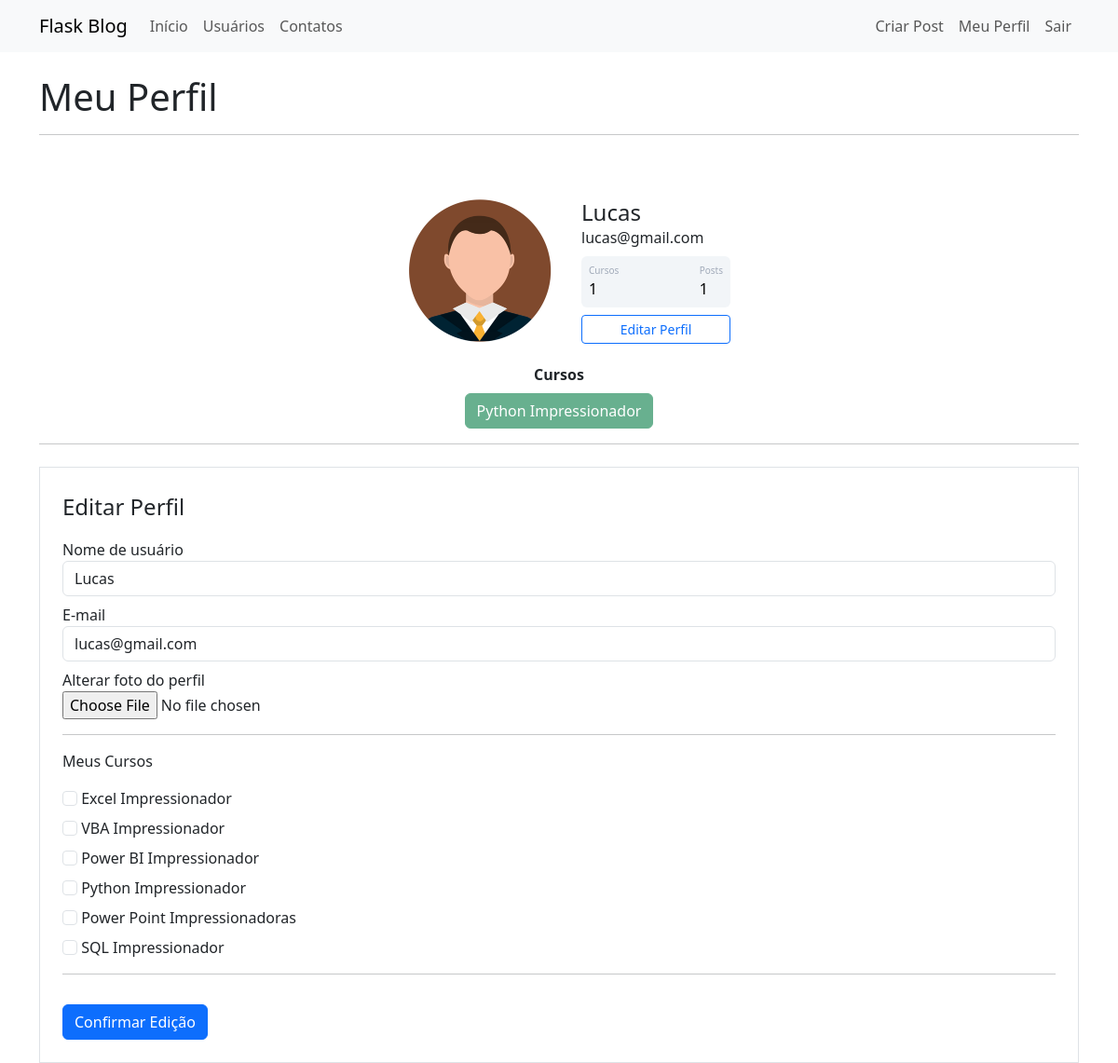
/perfil/editar (signed in), run on the app's committed database.
### webblog/models.py (models this page shows)
class Usuario(database.Model, UserMixin):
    id = database.Column(database.Integer, primary_key=True)
    username = database.Column(database.String, nullable=False)  # campo não pode ser vazio, preenchimento obrigatório
    email = database.Column(database.String, nullable=False, unique=True)  # campo deve ser único
    senha = database.Column(database.String, nullable=False)
    cursos = database.Column(database.String, nullable=False, default='Não informado')
    foto_perfil = database.Column(database.String, nullable=False, default='default.jpg')
    posts = database.relationship('Post', backref='autor', lazy=True)
    def contar_posts(self):
        return len(self.posts)  # retorna como resposta a quantidade que o usuário tem de posts

### webblog/routes.py (the view, shortened to what this page needs)
@app.route('/perfil/editar', methods=['GET', 'POST'])
@login_required
def editar_perfil():
    form = FormEditarPerfil()
    if request.method == "GET":
        form.username.data = current_user.username
        form.email.data = current_user.email
    foto_perfil = url_for('static', filename=f'fotos_perfil/{current_user.foto_perfil}')
    return render_template('editarperfil.html', foto_perfil=foto_perfil, form=form)

### webblog/forms.py (shortened to what this page needs)
class FormEditarPerfil(FlaskForm):
    username = StringField('Nome de usuário', validators=[DataRequired()])
    email = StringField('E-mail', validators=[DataRequired(), Email()])
    foto_perfil = FileField('Alterar foto do perfil', validators=[FileAllowed(['jpg', 'png', 'jpeg'])])
    curso_excel = BooleanField('Excel Impressionador')
    curso_vba = BooleanField('VBA Impressionador')
    curso_powerbi = BooleanField('Power BI Impressionador')
    curso_python = BooleanField('Python Impressionador')
    curso_ppt = BooleanField('Power Point Impressionadoras')
    curso_sql = BooleanField('SQL Impressionador')
    botao_submit_editar_perfil = SubmitField('Confirmar Edição')

### webblog/models.py (called while the page is built)
@login_manager.user_loader  # decorator para informar ao login manager que a função abaixo retorna o ID de usuario
def load_usuario(id_usuario):  # função para validação de usuário durante o login
    return Usuario.query.get(int(id_usuario))  # somente retornando a validação de ID do usuário, retornando o usuário

### webblog/templates/editarperfil.html (shortened to what this page needs)
{% extends 'perfil.html' %}
{% block form_editar_perfil %}
<div class="container">
    <hr>
    <div class="row">
        <div class="col">
            <form method="POST" action="" class="border p-4 mt-2" enctype="multipart/form-data">
                <legend>Editar Perfil</legend>
                <fieldset>
                    <div class="form-group mt-2">
                        {{ form.username.label(class="form-control-label") }}
                        {% if form.username.errors %}
                            {{ form.username(class="form-control is-invalid") }}
                            <div class="invalid-feedback">
                                {% for erro in form.username.errors %}
                                    {{ erro }}
                                {% endfor %}
                            </div>
                        {% else %}
                            {{ form.username(class="form-control") }}
                        {% endif %}
                    </div>
                    <div class="form-group mt-2">
                        {{ form.email.label(class="form-control-label") }}
                        {% if form.email.errors %}
                            {{ form.email(class="form-control is-invalid") }}
                            <div class="invalid-feedback">
                                {% for erro in form.email.errors %}
                                    {{ erro }}
                                {% endfor %}
                            </div>
                        {% else %}
                            {{ form.email(class="form-control") }}
                        {% endif %}
                    </div>
                    <div class="form-group mt-2">
                        {{ form.foto_perfil.label }}
                        <br>
                        {{ form.foto_perfil(class="form-control-file") }}
                    </div>
                    <hr>
                    <p>Meus Cursos</p>
                    {% for campo in form %}
                        {% if 'curso_' in campo.name %}
                            <div class="form-group mt-2">
                                {{ campo(class="form-check-input") }}
                                {{ campo.label(class="form-check-label") }}<br>
                            </div>
                        {% endif %}
                    {% endfor %}
                </fieldset>
                <hr>
                {{ form.botao_submit_editar_perfil(class="btn btn-primary mt-3") }}
            </form>
      </div>
    </div>
</div>
{% endblock %}

### webblog/templates/perfil.html
{% extends 'base.html' %}
{% block body %}
<div class="container">
    <br>
    <h1>Meu Perfil</h1>
    <hr>
    <div class="container mt-5 d-flex justify-content-center">
        <div class="card p-3">
            <div class="d-flex align-items-center">
                <div class="image pe-2">
                    <img src="{{ foto_perfil }}" class="rounded" width="200" >
                </div>
                <div class="ml-3 w-100">
                    <h4 class="mb-0 mt-0">{{ current_user.username }}</h4>
                    <span>{{ current_user.email }}</span>
                    <div class="p-2 mt-2 bg-primary d-flex justify-content-between rounded text-white stats">
                        <div class="d-flex flex-column">
                            <span class="articles">Cursos</span>
                            <span class="number1">
                                {% if 'Não informado' in current_user.cursos: %}
                                    {{ 0 }}
                                {% else: %}
                                    {{ current_user.cursos.count(';') + 1 }}
                                {% endif %}
                            </span>
                        </div>
                        <div class="d-flex flex-column">
                            <span class="rating">Posts</span>
                            <span class="number3"> {{ current_user.contar_posts() }}</span>
                        </div>
                    </div>
                    <div class="button mt-2 d-flex flex-row align-items-center">
                        <a class="w-100" href="{{ url_for('editar_perfil') }}"><button class="btn btn-sm btn-outline-primary w-100">Editar Perfil</button></a>
                    </div>
                </div>
            </div>
        </div>
    </div>
    <div class="row justify-content-center">
        <div class="col col-4" style="text-align: center">
            <strong>Cursos</strong><br>
            {% for curso in current_user.cursos.split(';') %}
                <button type="button" class="btn btn-success mt-2" disabled>{{ curso }}</button>
            {% endfor %}
            </div>
    </div>
</div>
{% block form_editar_perfil %}{% endblock %}
{% endblock %}

### webblog/static/main.css (style rules this page uses)
body { color: dark-gray; }
.card { width: 400px; border: none; border-radius: 10px; background-color: #fff; }
.stats { background: #f2f5f8 !important; color: #000 !important; }
.articles { font-size:10px; color: #a1aab9; }
.number1 { font-weight:500; }
.rating { font-size:10px; color: #a1aab9; }
.number3 { font-weight:500; }
.border { border-color: white; }

### data on the page
Usuario: username "Lucas", email "lucas@gmail.com", cursos "1", cursos "Python Impressionador"

### other printed values
{{ current_user.contar_posts() }} "1"
{{ campo.label(class="form-check-label") }} "Excel Impressionador" "VBA Impressionador" "Power BI Impressionador" "Python Impressionador" "Power Point Impressionadoras" "SQL Impressionador"
